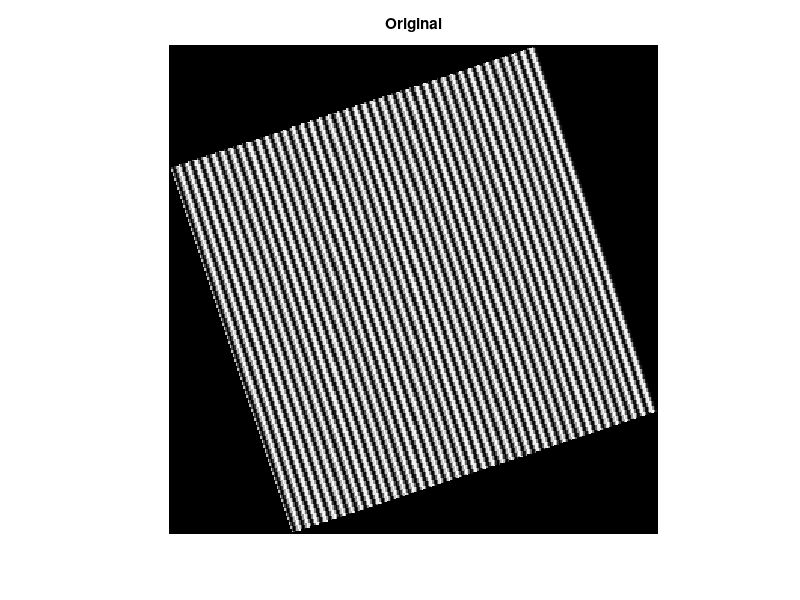
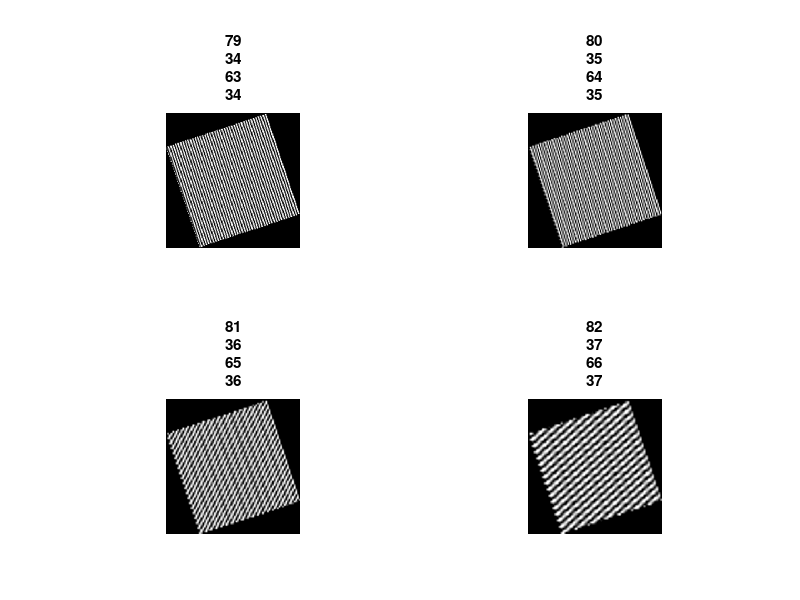

MATLAB code for these plots, in order:
% Task 2: formula �based image sampling

% Author: Matthew Knight
% File Name: task2.m
% Date: 2017-10-16

addpath('../images/');

width = 256;

% Generate sine wave image

I1 = zeros(256);
for i = 1:width
    for j = 1:width
        I1(i,j) = 0.5*cos(2*pi*sqrt(10)*j) + 0.5;
    end
end
ang = atan(1/3)*180/pi;
I1 = imrotate(I1, ang);

fig1 = figure;
imshow(I1);
title('Original');
saveas(fig1, 'original_sine.png');

% Down sample image and resize for different
fig2 = figure;
for i = 2:5
    I2 = I1(1:i:end, 1:i:end);
    I2 = imresize(I2, [width, width], 'bicubic');
    subplot(2,2, i-1);
    imshow(I2);
    title("M = " + i);
end

saveas(fig2, "sub_sample_sine.png");